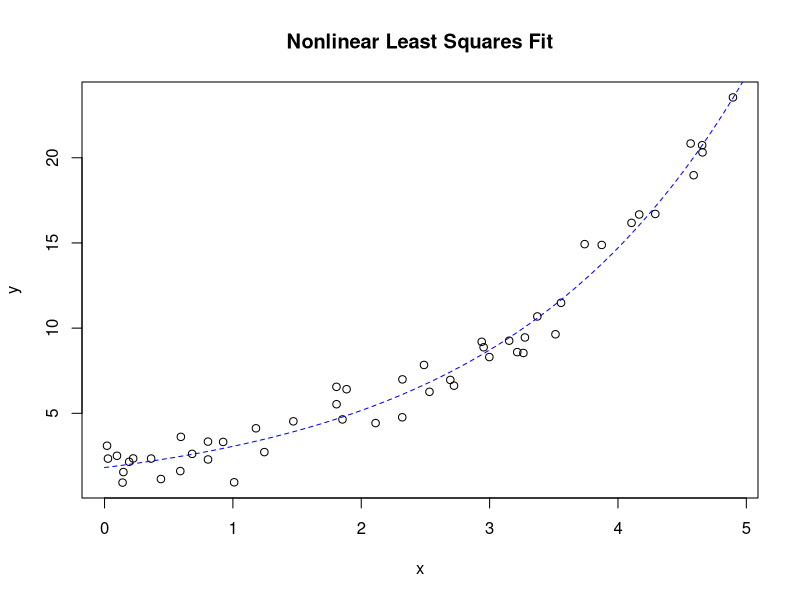

Reproduce this figure in R.
## ---- chunk 1
# Generate some data from a nonlinear model
a0<-2
b0<-0.5
x<-5*runif(50)
y<-a0*exp(b0*x)+rnorm(50) #Include normal noise
#Estimate correctly specified model
#Start minimization going downhill from some 
#reasonable guess for parameter values
model<-nls(formula=y~a*exp(b*x), start=list(a=1,b=1))
## ---- chunk 2
(model)
## ---- chunk 3
#Generate points to plot predictions
xn<-seq(0,5,length=1000)
ee<-predict(model,list(x=xn)) #Predicted y
plot(x,y,xlab="x",ylab="y",main="Nonlinear Least Squares Fit")
lines(xn,ee,lty=2,col="blue")

